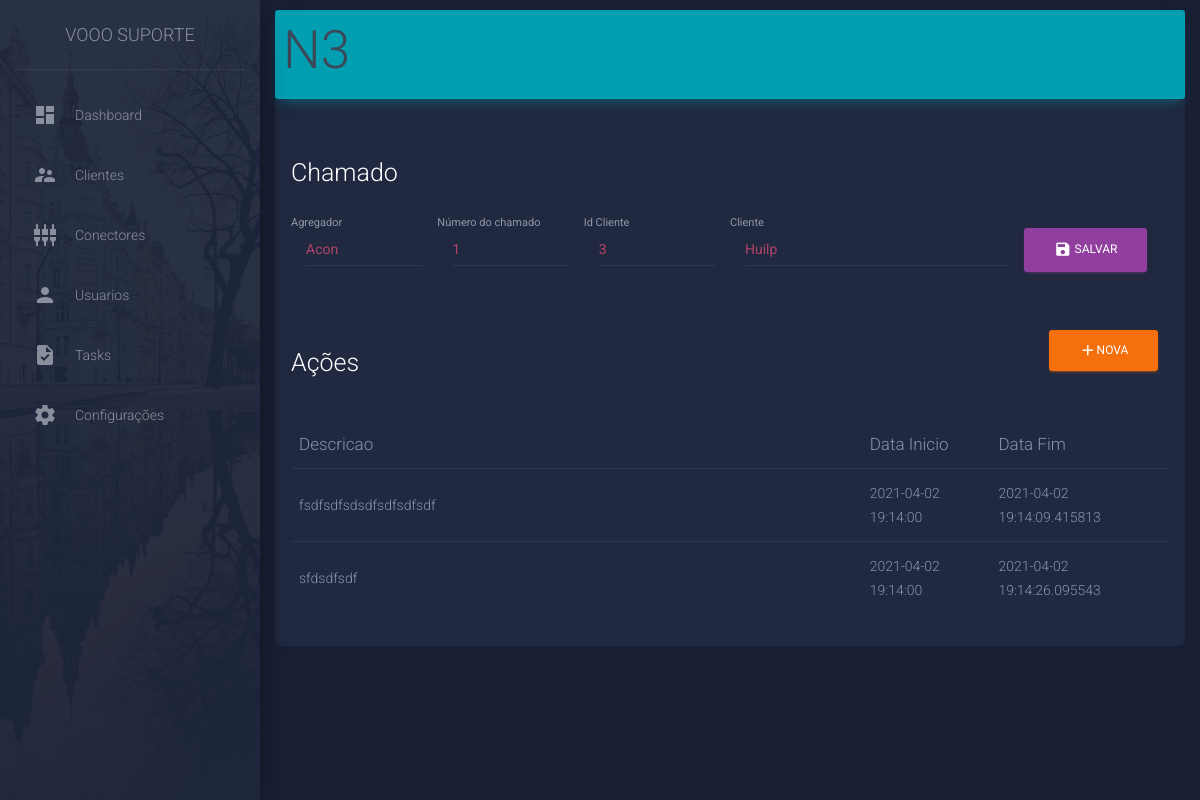
Before: /task/1 with the older database file.
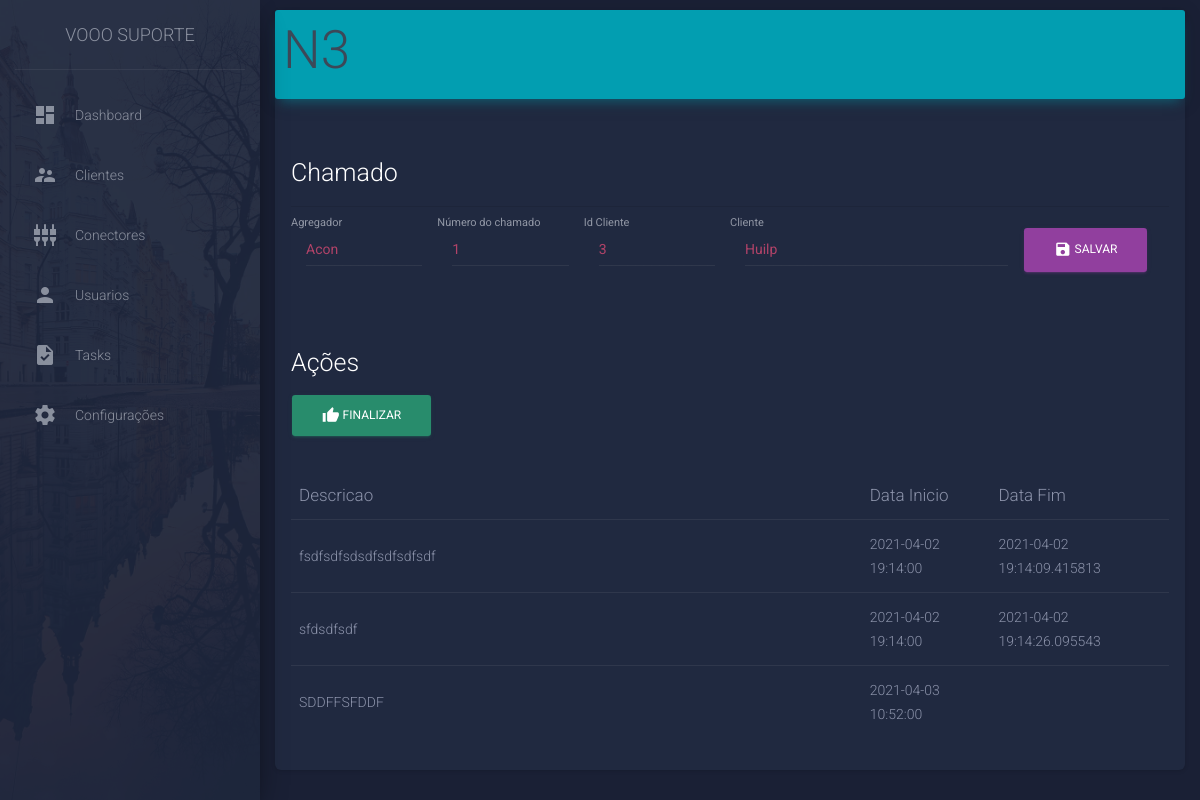
After: the same page with the newer database file.
### model/ModelSqlite.py (models this page shows)
class Action(db.Model):
    __tablename__ = 'action'
    id = Column(INTEGER, primary_key=True)
    description = Column(String, nullable=False, default='')
    init = Column(DATETIME, default=datetime.now())
    finish = Column(DATETIME, nullable=True)
    finished = Column(BOOLEAN, nullable=False, default=False)
    task_id = Column(INTEGER, ForeignKey('task.id'))

### __main__.py (the view)
@app.route('/task/<int:id>')
def task(id: int):
    task = taskDao.load_by_id(id)
    if not task:
        return render_template(locate_html('error'), msg='Tarefa não encontrada')
    is_n3 = task.task_type.name == "N3"
    task.running = any([not action.finished for action in task.actions])
    return render_template(locate_html('task'), task=task, isN3=is_n3)

### __main__.py (called while the page is built)
def locate_html(page: str) -> str:
    return f'pages/{page}.html'

### model/TaskDao.py (called while the page is built)
def load_by_id(id: int):
    return Task.query.filter(Task.id == id).first()

### template/pages/task.html (shortened to what this page needs)
{% extends "layout/layout.html" %}
{% block content %}
<nav class="navbar navbar-light bg-info">
  <p class="h1 title pl-2">{{task.task_type.name}}</p>
</nav>
<div class="p-3">
  {% if isN3 %}
  <div>
    <p class="h3 text-white">Chamado
      <hr>
    </p>
    <form class="row" action="/addOrder/" method="POST">
      <div class="form-group col-2">
        <label for="aggregator" class="bmd-label-floating">Agregador</label>
        <input type="text" class="form-control" id="aggregator" name="aggregator" value="{{task.order.aggregator}}">
      </div>
      <div class="form-group col-2">
        <label for="orderNumber" class="bmd-label-floating">Número do chamado</label>
        <input type="number" class="form-control" id="orderNumber" name="orderNumber" value="{{task.order.number}}">
      </div>
      <div class="form-group col-2">
        <label for="clientId" class="bmd-label-floating">Id Cliente</label>
        <input type="text" class="form-control" id="clientId" name="clientId" value="{{task.order.client_id}}">
      </div>
      <div class="form-group col-4">
        <label for="clientName" class="bmd-label-floating">Cliente</label>
        <input type="text" class="form-control" id="clientName" name="clientName" value="{{task.order.client_name}}">
      </div>
      <button type="submit" class="btn btn-primary"> <i class="material-icons">save</i> Salvar </button>
    </form>
  </div>
  {% endif %}
  <div class="mt-5">
    <div class="row">
      <div class="col-10 h3 text-white">Ações </div>
      <div class="col">
        {% if task.running %}
        <a href="/finalize/{{task.id}}" class="btn btn-success">
          <i class="material-icons">thumb_up</i> Finalizar
        </a>
        {% else %}
        <button type="button" class="btn btn-warning" data-toggle="modal" data-target="#modalNewAction"
          aria-expanded="false" aria-controls="formAction" onclick="setInit()">
          <i class="material-icons">add</i>Nova
        </button>
        {% endif %}
      </div>
    </div>
    <table class="table">
      <thead class=" text-primary">
        <th>Descricao</th>
        <th>Data Inicio</th>
        <th>Data Fim</th>
      </thead>
      <tbody>
        {% for action in task.actions %}
        <tr>
          <td style="width: 65%;">{{ action.description }}</td>
          <td>{{ action.init }}</td>
          <td> {{action.finish if action.finish}} </td>
        </tr>
        {% endfor %}
      </tbody>
  </div>
</div>
{% endblock %}

Changed rows visible on the page:
added Action: description "SDDFFSFDDF", init "2021-04-03 10:52:00"
Other visible differences:
text no longer shown: "NOVA"
text now shown: "FINALIZAR"
